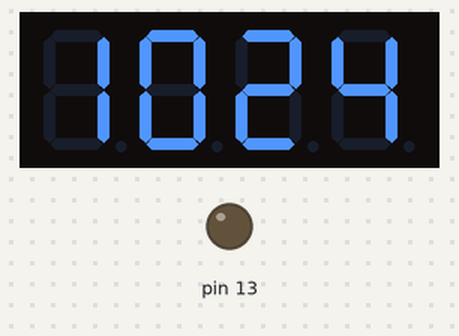
Bench run of a sketch on a simulated Arduino Uno, built with avr-gcc and run on an emulated ATmega328P. On the bench: 4-digit seven-segment display, output pins drawn as LEDs (lit = HIGH). Wiring (from diagram.json): 4-digit 7-segment display, segments lit when LOW: segments pin 6, pin 7, pin 8, pin 9, pin 10, pin 11, pin 12; digit selects pin 2, pin 3, pin 4, pin 5. The local clock reads 2024-03-15 10:24:30 at power-on unless the sketch sets it; the segment pins are drawn as the display they are named for; pins used as bus, display or sensor lines are not drawn.

Above: at 0.1 s.
At 90.1 s:
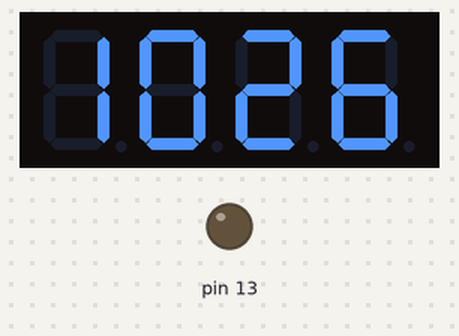

Measured:
- what the display in image 0 shows lasts 30.1 s, from 0.0 s to 30.1 s

The sketch:

main.ino
```cpp
/**
  Show current time in 4-digit 7-segment display
  04 May 2025 by Blind Author
*/

#include "RTClib.h"

RTC_DS1307 rtc;

const int digitPins[4] = {2, 3, 4, 5};
const int segmentPins[7] = {6, 7, 8, 9, 10, 11, 12};

const byte digits[10][7] = {
  {1,1,1,1,1,1,0},
  {0,1,1,0,0,0,0},
  {1,1,0,1,1,0,1},
  {1,1,1,1,0,0,1},
  {0,1,1,0,0,1,1},
  {1,0,1,1,0,1,1},
  {1,0,1,1,1,1,1},
  {1,1,1,0,0,0,0},
  {1,1,1,1,1,1,1},
  {1,1,1,1,0,1,1}
};

void setup() {
  Serial.begin(9600);
  for (int i=0; i<4; i++) {
    pinMode(digitPins[i], OUTPUT);
  }

  for (int i=0; i<7; i++) {
    pinMode(segmentPins[i], OUTPUT);
  }

  pinMode(13, OUTPUT);
  digitalWrite(13, LOW);

  if (! rtc.begin()) {
    Serial.println("Couldn't find RTC");
    Serial.flush();
    abort();
  }
}

void loop() {
  DateTime now = rtc.now();

  int times[4] = {
    now.hour() / 10,
    now.hour() % 10,
    now.minute() / 10,
    now.minute() % 10
  };

  for (int i=0; i<4; i++) {
    for (int j=0; j<7; j++) {
      digitalWrite(segmentPins[j], digits[times[i]][j] ? LOW : HIGH);
    }
    digitalWrite(digitPins[i], HIGH);
    delay(5);
    digitalWrite(digitPins[i], LOW);
  }

}
```
